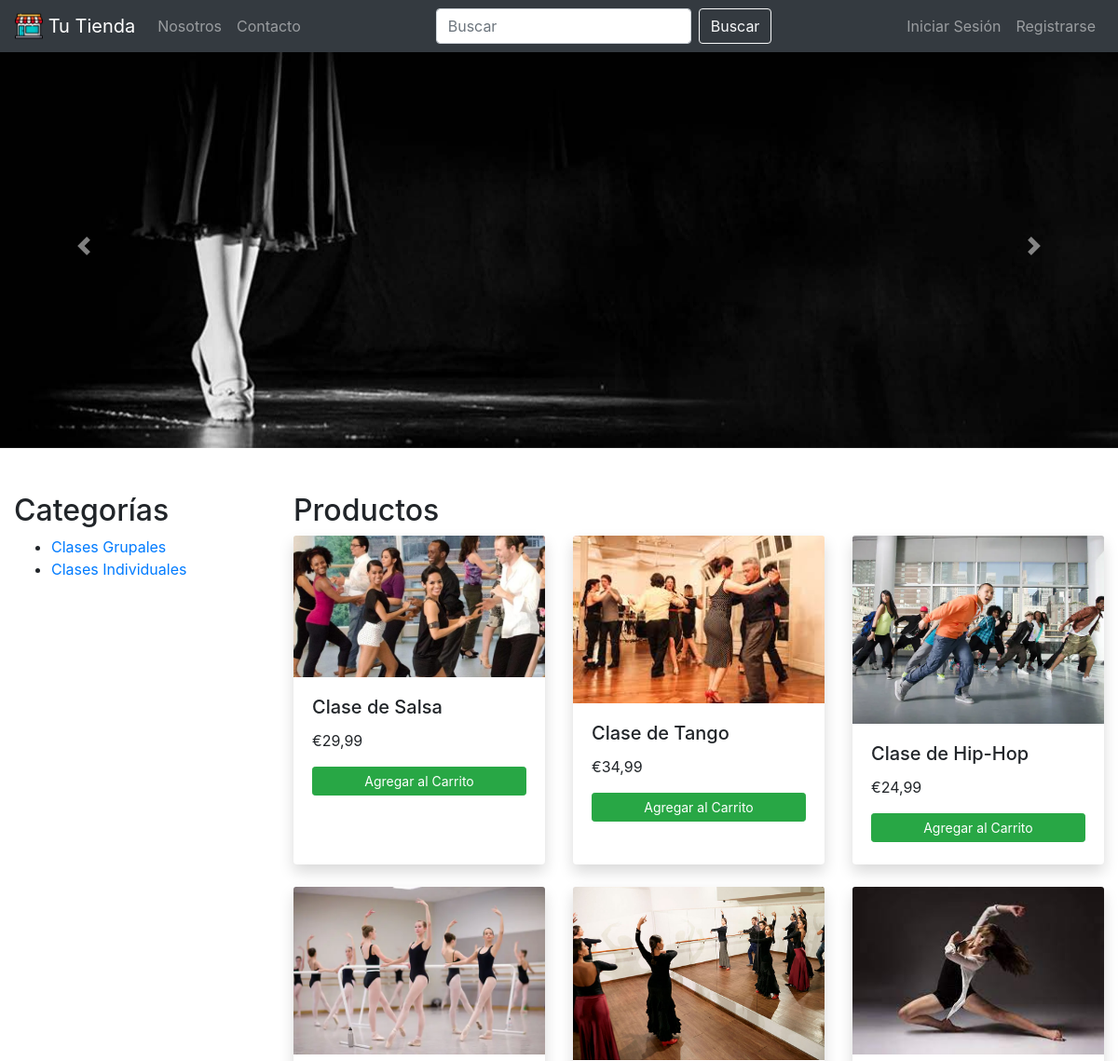
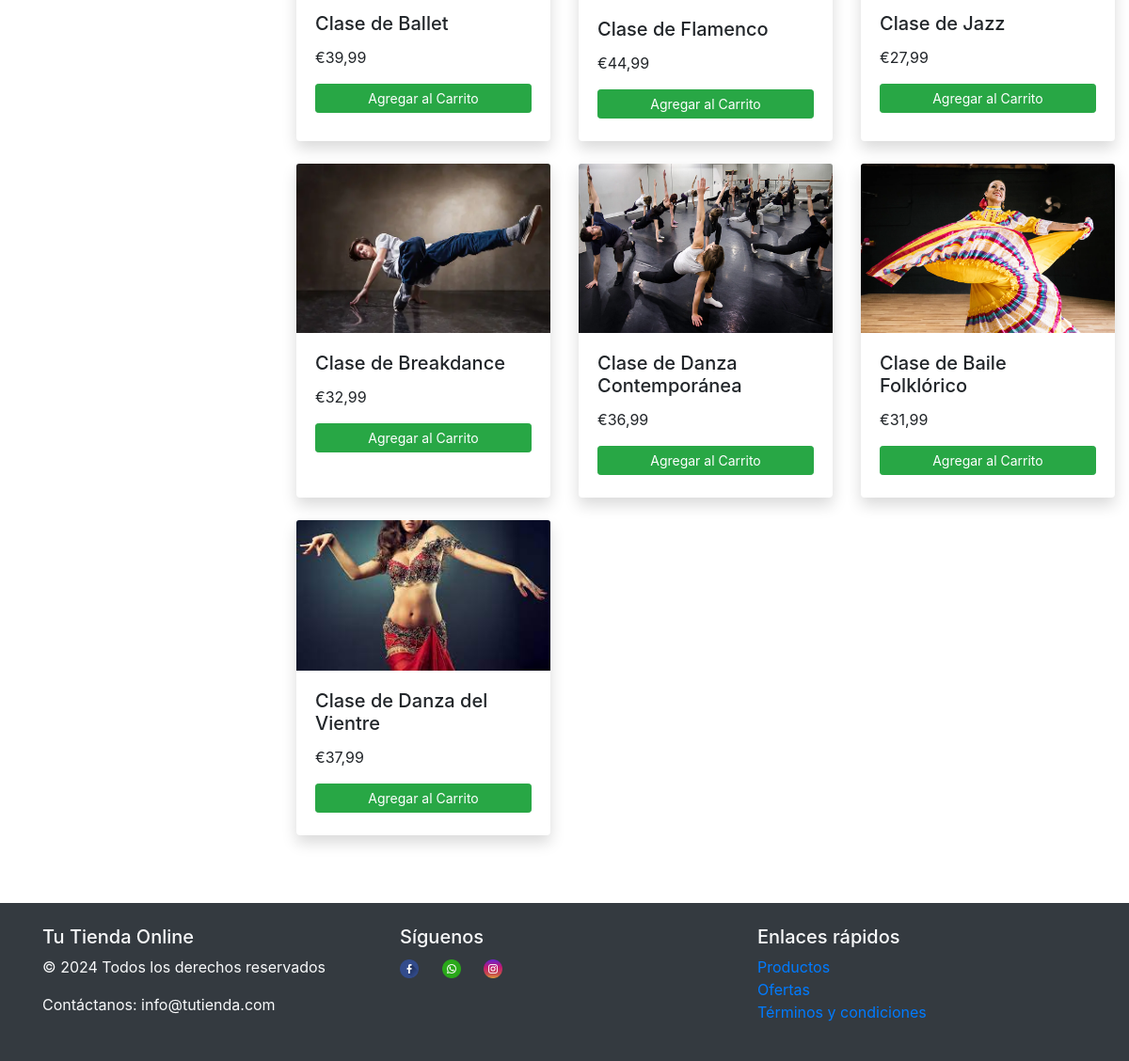
The page / on the database its author committed (2 pictures, top to bottom).
### tienda/models.py (models this page shows, shortened)
class Producto(models.Model):
    nombre = models.CharField(max_length=100)
    precio = models.DecimalField(max_digits=10, decimal_places=2)
    descripcion = models.TextField()
    imagen = models.ImageField(upload_to="productos/", null=True, blank=True)

### tienda/views.py (the view)
# urls.py: path("", index, name="index"),
def index(request):
    productos = (
        Producto.objects.all()
    )  # Recupera todos los productos de la base de datos
    return render(request, "index.html", {"productos": productos})

### tienda/context_processors.py (called while the page is built)
def items_carrito(request):
    carrito = None
    creado = False
    if request.user.is_authenticated:
        carrito, creado = Carrito.objects.get_or_create(usuario=request.user)
    total_items_carrito = (
        carrito.itemcarrito_set.aggregate(Sum("cantidad"))["cantidad__sum"]
        if carrito
        else 0
    )
    return {
        "items_carrito": carrito.itemcarrito_set.all() if carrito else [],
        "carrito": carrito,
        "creado": creado,
        "total_items_carrito": total_items_carrito,
    }

### tienda/templates/index.html (shortened to what this page needs)
{% extends "base.html" %} {% load static %} {% block contenido%}
<div id="imagenCarousel" class="carousel slide" data-ride="carousel">
  <div class="carousel-inner">
    <div class="carousel-item active">
      <img
        src="{% static 'images/carrusel2.jpg' %}"
        class="d-block w-100"
        alt="Imagen 1"
      />
    </div>
  </div>
  <a
    class="carousel-control-prev"
    href="#imagenCarousel"
    role="button"
    data-slide="prev"
  >
    <span class="carousel-control-prev-icon" aria-hidden="true"></span>
  </a>
  <a
    class="carousel-control-next"
    href="#imagenCarousel"
    role="button"
    data-slide="next"
  >
    <span class="carousel-control-next-icon" aria-hidden="true"></span>
  </a>
</div>
<div class="container-fluid mt-5">
  <div class="row">
    <div class="col-md-3">
      <h2>Categorías</h2>
      <ul>
        <li><a href="#">Clases Grupales</a></li>
        <li><a href="#">Clases Individuales</a></li>
      </ul>
    </div>
    <div class="col-md-9">
      <h2>Productos</h2>
      <div class="row">
        {% for producto in productos%}
        <div class="col-md-4 mb-4">
          <div
            class="card h-100 border-0 shadow rounded"
            style="background-color: #ffffff"
          >
            <a href="{% url 'producto' producto_id=producto.id %}">
              <img
                src="{{ producto.imagen.url }}"
                alt="{{ producto.nombre }}"
                class="card-img-top"
              />
            </a>
            <div class="card-body">
              <h5 class="card-title">{{producto.nombre}}</h5>
              <p class="card-text">€{{producto.precio}}</p>
              <form method="post" action="{% url 'agregar_carrito' %}">
                <button
                  type="submit"
                  class="btn btn-success btn-block btn-sm mb-1"
                >
                  Agregar al Carrito
                </button>
              </form>
            </div>
          </div>
        </div>
        {%endfor%}
        <div class="col-md-4 mb-4">
        </div>
      </div>
    </div>
  </div>
</div>
{% endblock %}

### rows shown on the page
Producto: imagen (picture), nombre "Clase de Salsa", precio "29,99"
Producto: imagen (picture), nombre "Clase de Tango", precio "34,99"
Producto: imagen (picture), nombre "Clase de Hip-Hop", precio "24,99"
Producto: imagen (picture), nombre "Clase de Ballet", precio "39,99"
Producto: imagen (picture), nombre "Clase de Flamenco", precio "44,99"
Producto: imagen (picture), nombre "Clase de Jazz", precio "27,99"
Producto: imagen (picture), nombre "Clase de Breakdance", precio "32,99"
Producto: imagen (picture), nombre "Clase de Danza Contemporánea", precio "36,99"
Producto: imagen (picture), nombre "Clase de Baile Folklórico", precio "31,99"
Producto: imagen (picture), nombre "Clase de Danza del Vientre", precio "37,99"
